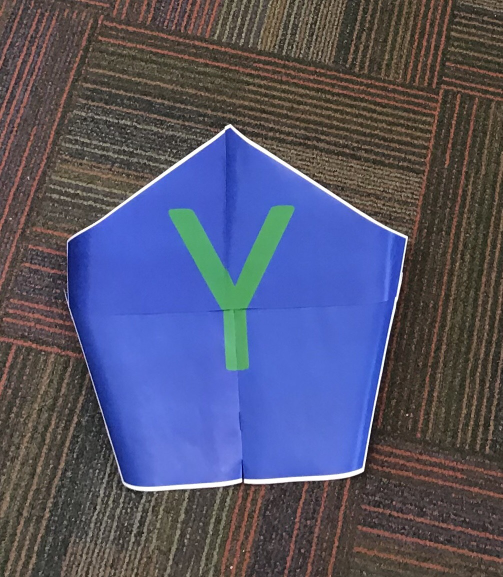
#> input picture Image-1.png, 1005 x 1154 px (shown at 1/2 size)
$ python detect_color.py --image Image-1.png
#> lines starting #> are read from the running program, lines starting #| are printed output that depends on the picture; after the words box and inside, x2 and y2 are one past the last pixel; in counts of white or black regions, pixels touching at a corner belong together
# import the necessary packages
import numpy as np
import argparse
import cv2

# construct the argument parse and parse the arguments
ap = argparse.ArgumentParser()
ap.add_argument("-i", "--image", help = "path to the image")
args = vars(ap.parse_args())

# load the image
image = cv2.imread(args["image"])
#> image is the input picture: shape (1154, 1005, 3); mean B, G, R 106.5, 84, 83.8

# define the list of boundaries
boundaries = [
	([0, 0, 144], [162,162,255]),  		#red
	([150,0,26], [255,150,150]),   		#blue
	([0, 128, 128], [100, 255, 255]), 	#yellow
	([64, 64, 64], [217, 217, 217])   	#gray
]

i = 0
# loop over the boundaries
for (lower, upper) in boundaries:
	# create NumPy arrays from the boundaries
	lower = np.array(lower, dtype = "uint8")
	upper = np.array(upper, dtype = "uint8")

	# find the colors within the specified boundaries and apply
	# the mask
	mask = cv2.inRange(image, lower, upper)
	output = cv2.bitwise_and(image, image, mask = mask)

	# show the images
	cv2.imshow("images", np.hstack([image, output]))
	#cv2.imshow("images", output)
	name = "test_img_" + str(i) + ".png"

	cv2.imwrite(name, output)
	cv2.waitKey(0)
	i = i + 1
#> this loop made 4 passes
#> pass 1, `mask = cv2.inRange(image, lower, upper)`:
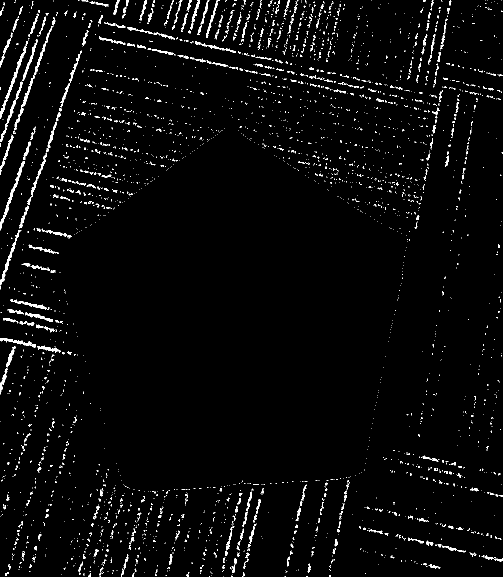
#> mask: shape (1154, 1005) (shown at 1/2 size); 2.9% white in thin lines or dots
#> pass 1, `output = cv2.bitwise_and(image, image, mask = mask)`:
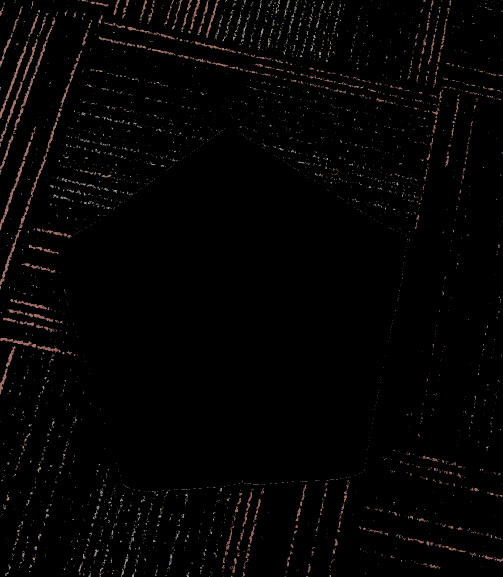
#> output: shape (1154, 1005, 3) (shown at 1/2 size); mean B, G, R 3.1, 3.4, 4.4
#> pass 1, `cv2.imshow("images", np.hstack([image, output]))`:
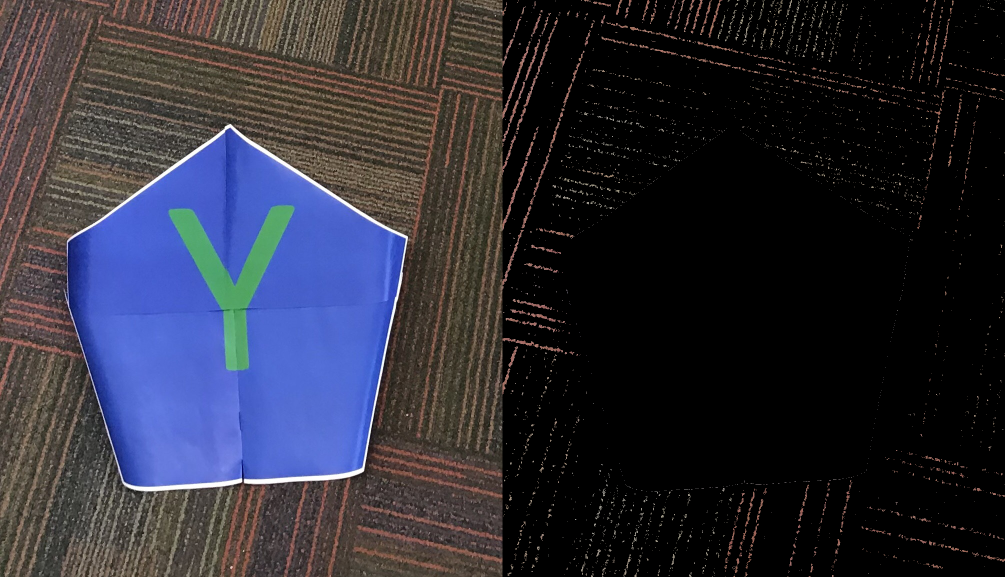
#> window 'images': shape (1154, 2010, 3) (shown at 1/2 size); mean B, G, R 54.8, 43.7, 44.1
#> pass 2, `mask = cv2.inRange(image, lower, upper)`:
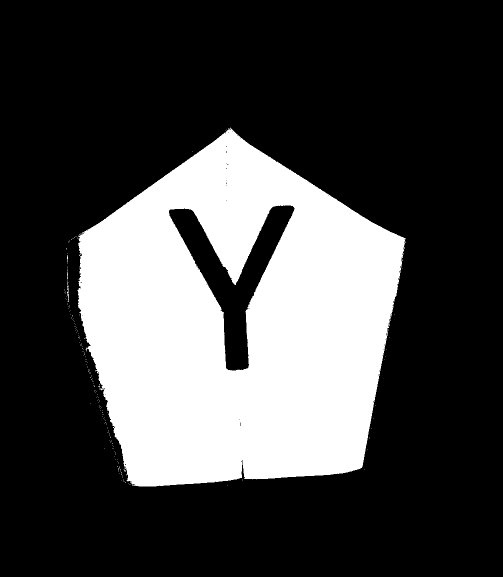
#> mask: shape (1154, 1005) (shown at 1/2 size); 27.7% white; 210 white regions (208 under 20 px), largest, box (x1, y1, x2, y2) and area: (155, 255, 812, 973) 321247, (134, 571, 138, 604) 60
#> after the loop, i = 4

$ run again, on resized_jack.png
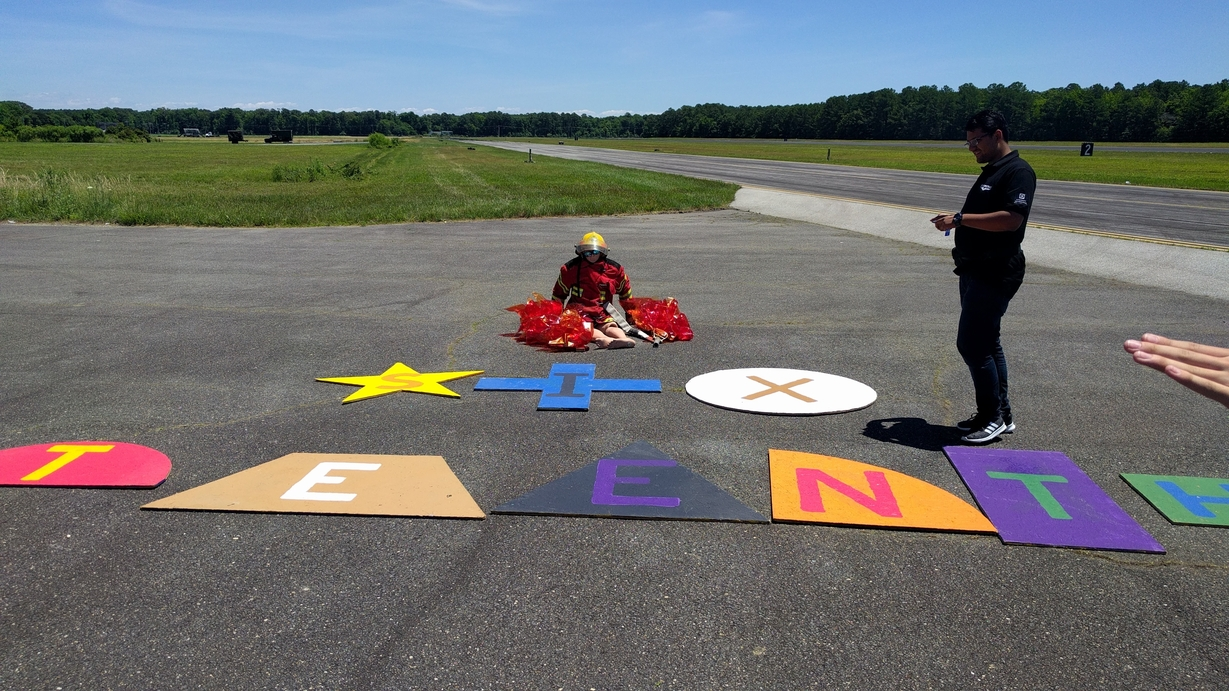
#> input picture resized_jack.png, 1229 x 691 px
#> image is the input picture: shape (691, 1229, 3); mean B, G, R 111.7, 112.2, 110
#> the loop `for (lower, upper) in boundaries:` made 4 passes
#> pass 1, `cv2.imshow("images", np.hstack([image, output]))`:
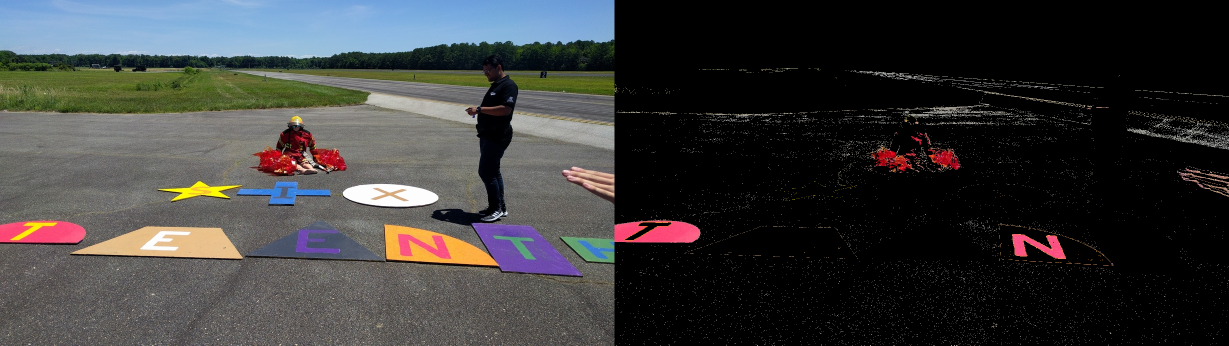
#> window 'images': shape (691, 2458, 3) (shown at 1/2 size); mean B, G, R 58.1, 58.3, 58.4
#> pass 2, `mask = cv2.inRange(image, lower, upper)`:
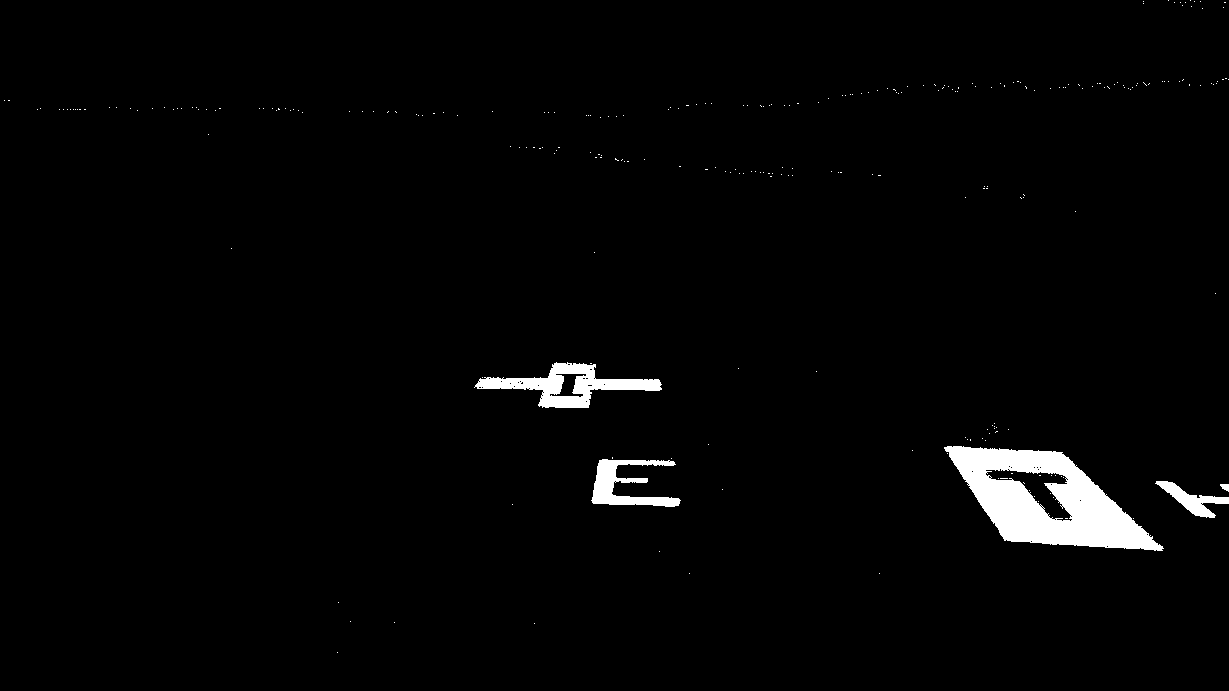
#> mask: shape (691, 1229); 2.1% white; 273 white regions (268 under 20 px), largest, box (x1, y1, x2, y2) and area: (944, 446, 1164, 551) 11419, (474, 362, 662, 408) 3255, (591, 459, 681, 507) 1894, (1155, 481, 1229, 518) 943, (1220, 484, 1229, 492) 49
#> after the loop `for (lower, upper) in boundaries:`: i = 4
